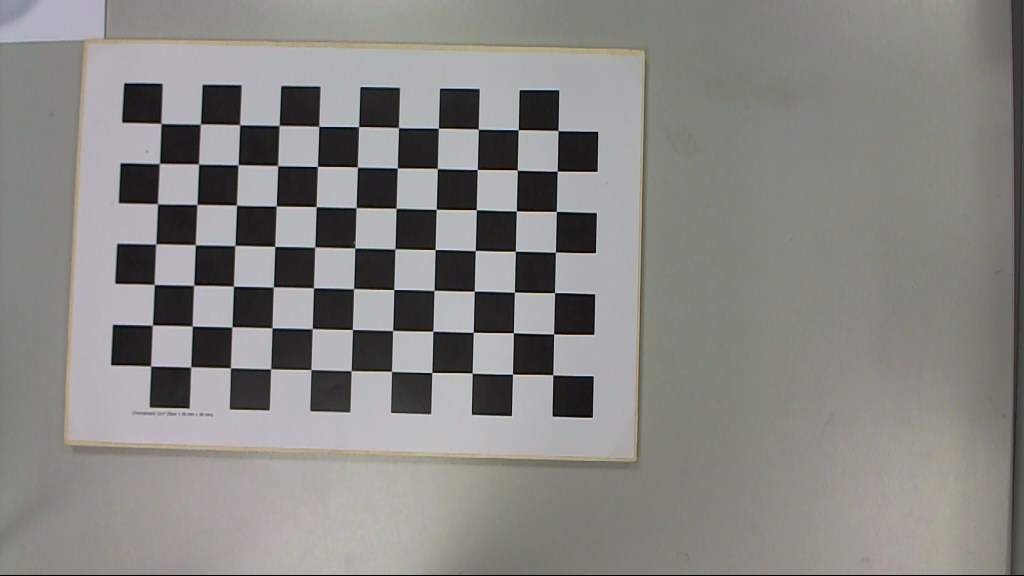
#> input picture chessboard_images/Im_L_1.png, 1024 x 576 px; its folder holds only this picture in this run
$ python calibration.py
#> lines starting #> are read from the running program, lines starting #| are printed output that depends on the picture; after the words box and inside, x2 and y2 are one past the last pixel; in counts of white or black regions, pixels touching at a corner belong together; long printed decimals are rounded
import cv2
import numpy as np
import glob

# dimensions of the chessboard, do not touch unless you are trying something else
chessboard_size = (11, 7)

obj_points = []  # 3d points in real-world space
img_points = []  # 2d points in image plane

objp = np.zeros((chessboard_size[0] * chessboard_size[1], 3), np.float32)
objp[:, :2] = np.mgrid[0 : chessboard_size[0], 0 : chessboard_size[1]].T.reshape(-1, 2)

images = glob.glob("chessboard_images/*.png")

for image_file in images:
    img = cv2.imread(image_file)
#> img is the input picture: shape (576, 1024, 3); mean B, G, R 131.2, 134.2, 135.4
    gray = cv2.cvtColor(img, cv2.COLOR_BGR2GRAY)

    # Find the chessboard corners
    ret, corners = cv2.findChessboardCorners(gray, chessboard_size, None)
#> ret = True; corners = 77 rows, first 8: [161.1, 123.5], [200.4, 124], [239.8, 124.9], [279.2, 125.2], [318.8, 126.4], [358.6, 126.6], [398.5, 127.8], [438.4, 128.1]

    if ret:
        obj_points.append(objp)
        img_points.append(corners)
        cv2.drawChessboardCorners(img, chessboard_size, corners, ret)
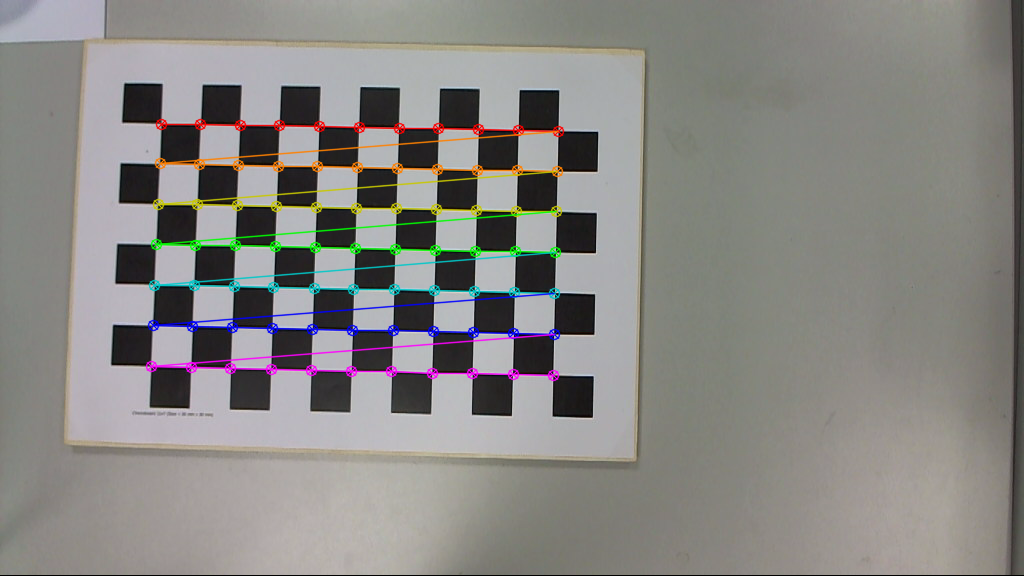
#> img: shape (576, 1024, 3); 3.63% of pixels changed, all inside (x1, y1, x2, y2) = (145, 118, 565, 382)
        cv2.imshow("Image", img)
        cv2.waitKey(500)

cv2.destroyAllWindows()

# Calibrate the camera
ret, camera_matrix, dist_coeffs, rvecs, tvecs = cv2.calibrateCamera(
    obj_points, img_points, gray.shape[::-1], None, None
)
#> ret = 0.174; camera_matrix = [[1715.7, 0, 564.5], [0, 1751.1, 331.7], [0, 0, 1]]; dist_coeffs = [[0.139, -3.53, -0.00485, -0.000371, 17.95]]; rvecs = ([-0.0941, 0.0169, 0.0204],); tvecs = ([-10.16, -5.12, 43.21],)

# Print the camera matrix
print("Camera matrix:")
print(camera_matrix)
#| [[1.71565841e+03 0.00000000e+00 5.64504749e+02]
#|  [0.00000000e+00 1.75112132e+03 3.31736324e+02]
#|  [0.00000000e+00 0.00000000e+00 1.00000000e+00]]

# Extract the focal length
focal_length_x = camera_matrix[0, 0]
#> focal_length_x = 1715.7
focal_length_y = camera_matrix[1, 1]
#> focal_length_y = 1751.1

print("Focal length (x):", focal_length_x)
#| Focal length (x): 1715.658
print("Focal length (y):", focal_length_y)
#| Focal length (y): 1751.121

$ run again, on chessboard_images/Im_L_13.png
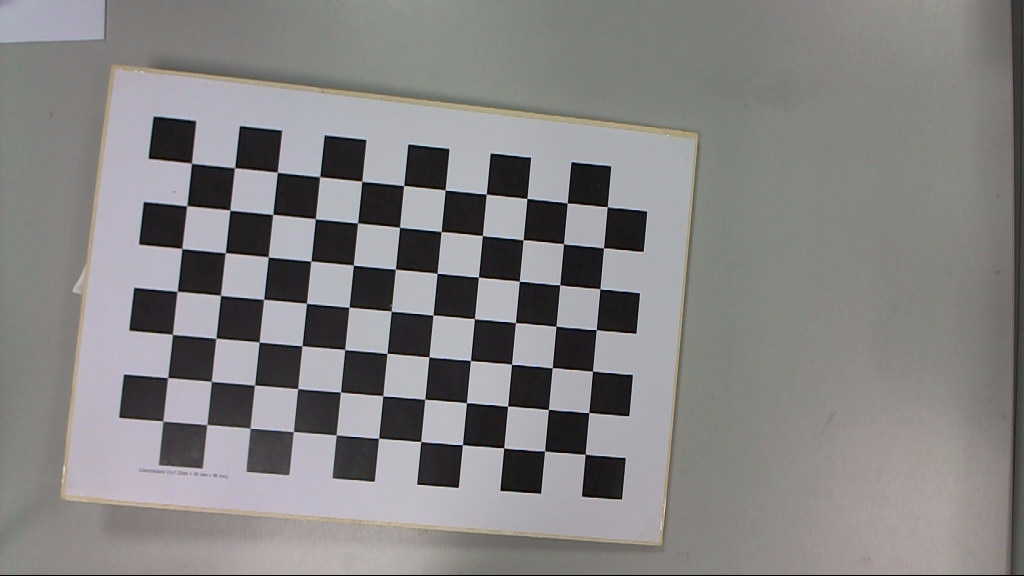
#> input picture chessboard_images/Im_L_13.png, 1024 x 576 px
#> img is the input picture: shape (576, 1024, 3); mean B, G, R 131.7, 131.4, 133
#> `ret, corners = cv2.findChessboardCorners(gray, chessboard_size, None)`: ret = True; corners = 77 rows, first 8: [191.5, 163.2], [234.6, 167.6], [277.3, 172.3], [319.7, 176.7], [361.9, 181.1], [403.7, 185.6], [445.2, 190.2], [486.3, 194]
#> `cv2.drawChessboardCorners(img, chessboard_size, corners, ret)`:
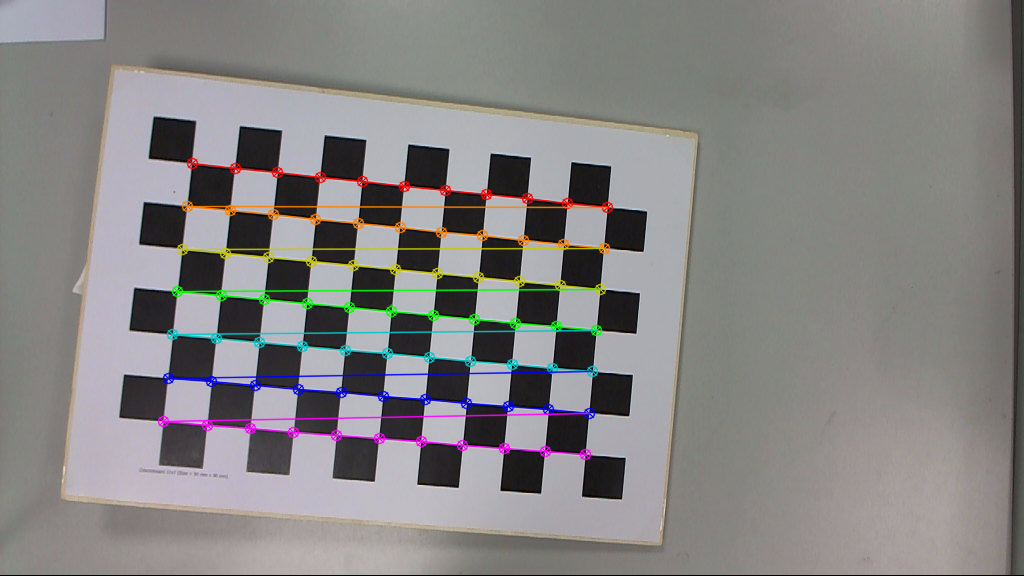
#> img: shape (576, 1024, 3); 3.76% of pixels changed, all inside (x1, y1, x2, y2) = (157, 157, 614, 461)
#> `ret, camera_matrix, dist_coeffs, rvecs, tvecs = cv2.calibrateCamera( o..`: ret = 0.177; camera_matrix = [[486.6, 0, 586.2], [0, 498.4, 286.8], [0, 0, 1]]; dist_coeffs = [[-0.000811, -0.00625, -0.00125, -0.0012, 0.00232]]; rvecs = ([-0.0262, -0.0543, 0.0922],); tvecs = ([-9.42, -2.87, 11.62],)
#| [[486.560   0.         586.249]
#|  [  0.         498.385 286.798]
#|  [  0.           0.           1.        ]]
#> focal_length_x = 486.6
#> focal_length_y = 498.4
#| Focal length (x): 486.560
#| Focal length (y): 498.385

$ run again, on chessboard_images/Im_L_14.png
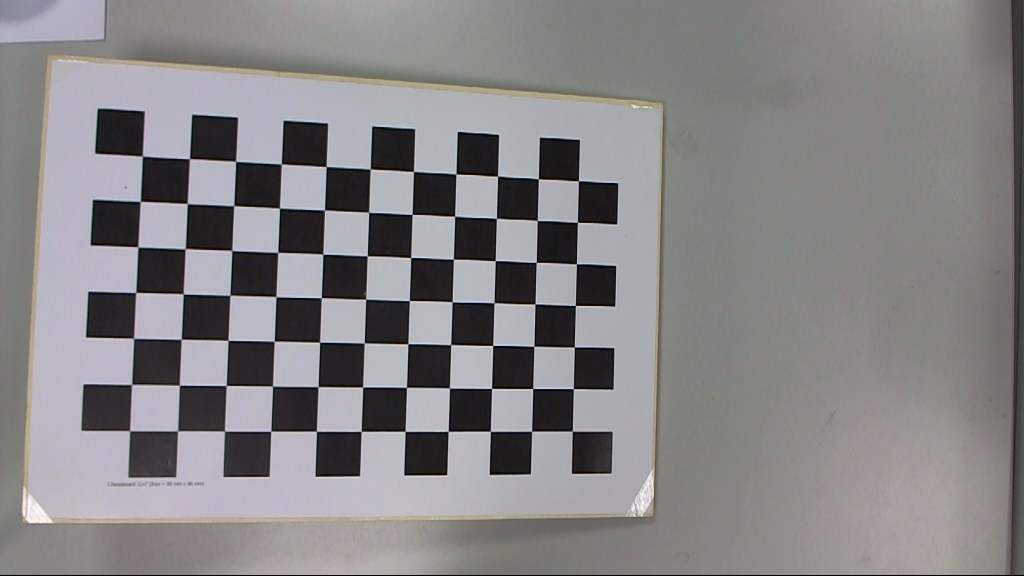
#> input picture chessboard_images/Im_L_14.png, 1024 x 576 px
#> img is the input picture: shape (576, 1024, 3); mean B, G, R 132.9, 131.8, 133.6
#> `ret, corners = cv2.findChessboardCorners(gray, chessboard_size, None)`: ret = True; corners = 77 rows, first 8: [142.4, 155.9], [189.6, 158.5], [235.8, 161.5], [281.4, 163.9], [326.2, 166.5], [370.2, 169], [413.5, 171.5], [455.9, 174]
#> `cv2.drawChessboardCorners(img, chessboard_size, corners, ret)`:
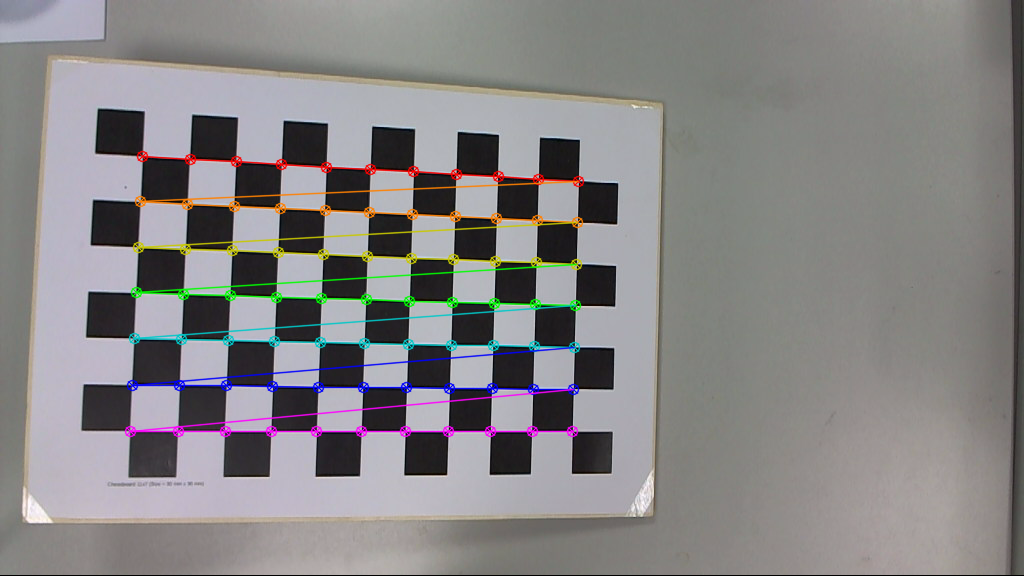
#> img: shape (576, 1024, 3); 3.9% of pixels changed, all inside (x1, y1, x2, y2) = (124, 150, 585, 438)
#> `ret, camera_matrix, dist_coeffs, rvecs, tvecs = cv2.calibrateCamera( o..`: ret = 0.17; camera_matrix = [[534.6, 0, 545.5], [0, 549.2, 292.9], [0, 0, 1]]; dist_coeffs = [[0.0228, -0.0612, -0.000862, 0.000583, 0.04]]; rvecs = ([-0.0284, -0.122, 0.0282],); tvecs = ([-9.11, -3, 12.06],)
#| [[534.558   0.         545.517]
#|  [  0.         549.171 292.944]
#|  [  0.           0.           1.        ]]
#> focal_length_x = 534.6
#> focal_length_y = 549.2
#| Focal length (x): 534.558
#| Focal length (y): 549.171

$ run again, on chessboard_images/Im_L_15.png
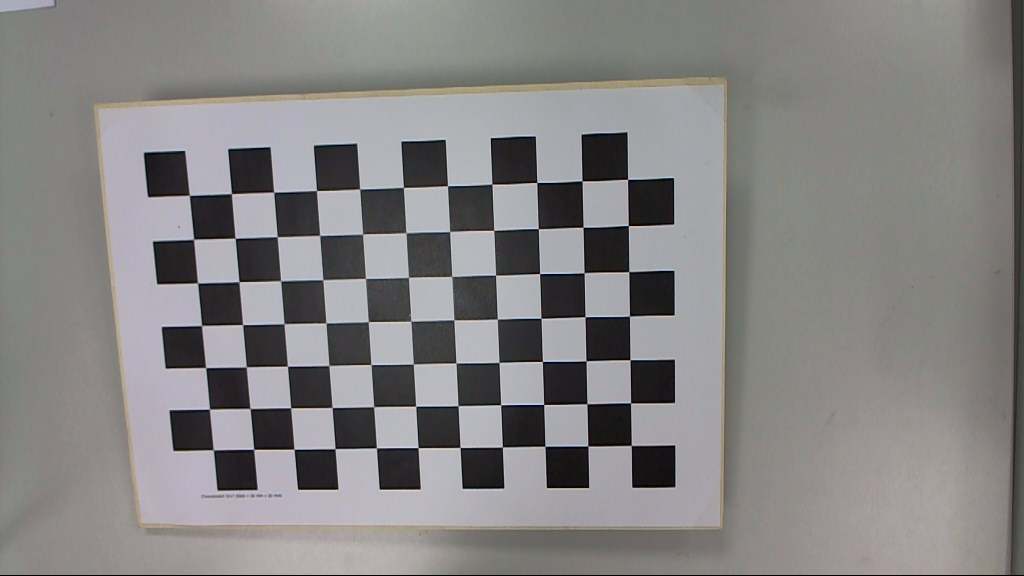
#> input picture chessboard_images/Im_L_15.png, 1024 x 576 px
#> img is the input picture: shape (576, 1024, 3); mean B, G, R 131.5, 131.4, 133
#> `ret, corners = cv2.findChessboardCorners(gray, chessboard_size, None)`: ret = True; corners = 77 rows, first 8: [189.4, 195.3], [231.5, 193.5], [273.7, 192.1], [316.6, 190.5], [359.7, 189], [403.5, 187.3], [447.5, 185.7], [491.8, 184]
#> `cv2.drawChessboardCorners(img, chessboard_size, corners, ret)`:
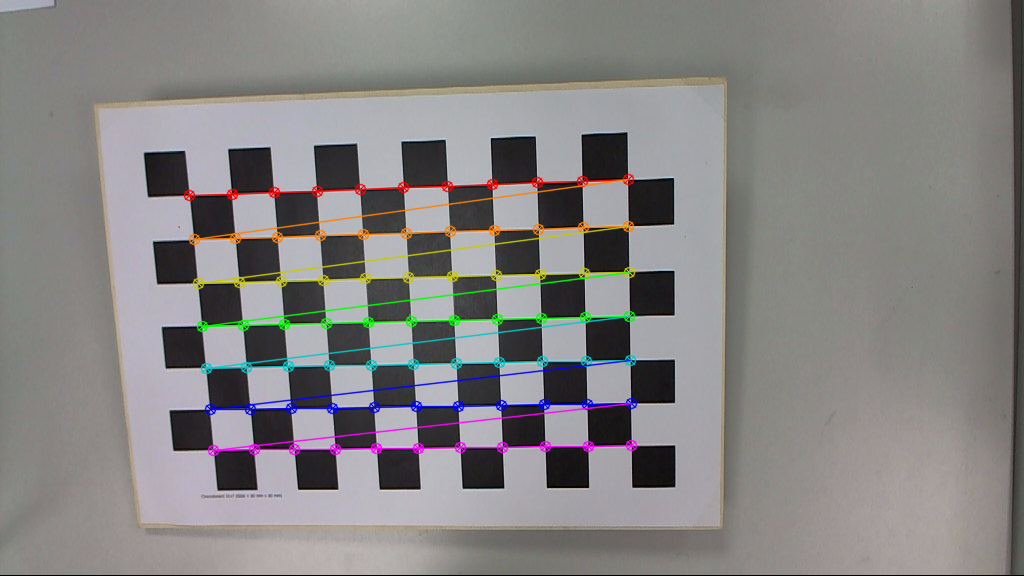
#> img: shape (576, 1024, 3); 3.81% of pixels changed, all inside (x1, y1, x2, y2) = (183, 173, 638, 457)
#> `ret, camera_matrix, dist_coeffs, rvecs, tvecs = cv2.calibrateCamera( o..`: ret = 0.193; camera_matrix = [[605, 0, 490.8], [0, 627.1, 184.9], [0, 0, 1]]; dist_coeffs = [[-0.0445, 0.131, 0.00151, -0.000175, -0.138]]; rvecs = ([0.116, 0.0552, -0.0375],); tvecs = ([-6.96, 0.225, 13.9],)
#| [[604.985   0.         490.833]
#|  [  0.         627.071 184.947]
#|  [  0.           0.           1.        ]]
#> focal_length_x = 605
#> focal_length_y = 627.1
#| Focal length (x): 604.985
#| Focal length (y): 627.071
